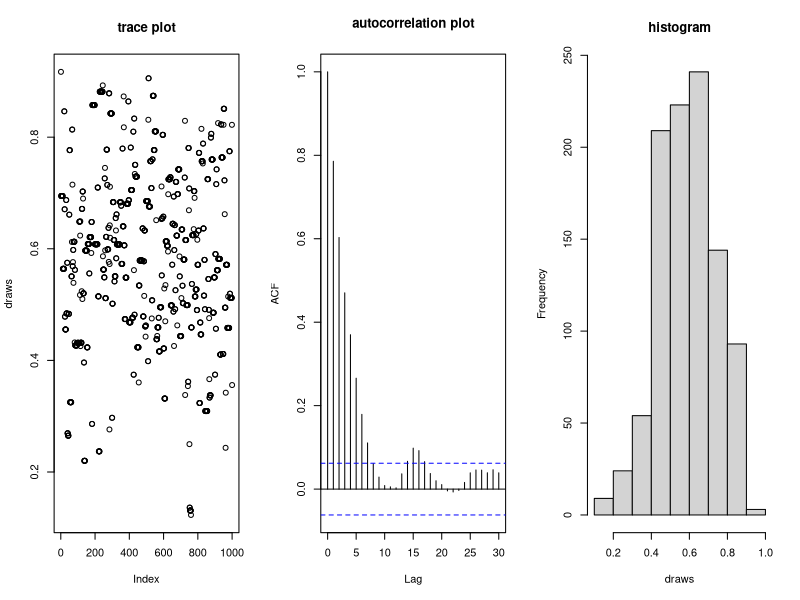
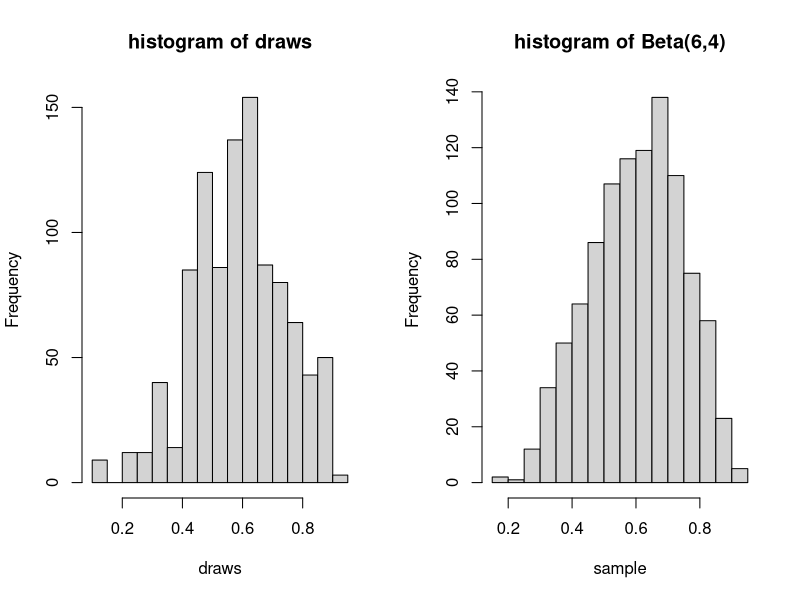
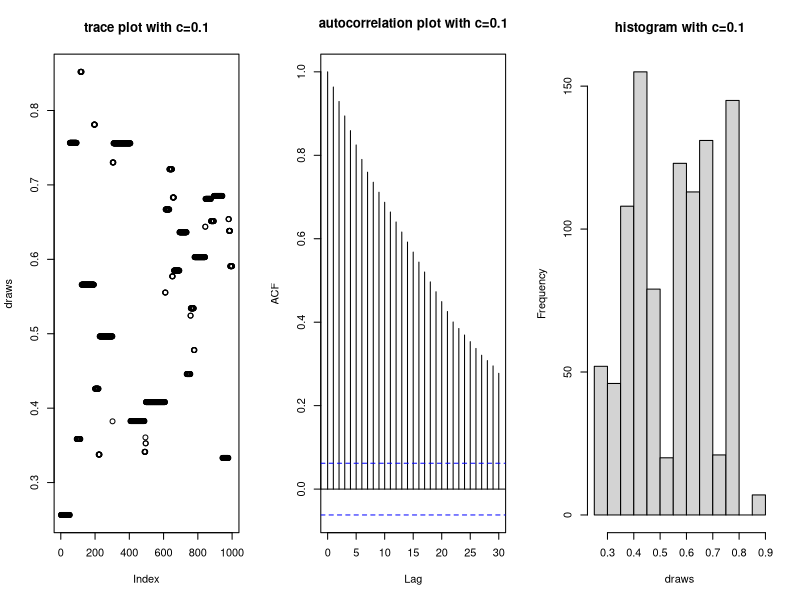
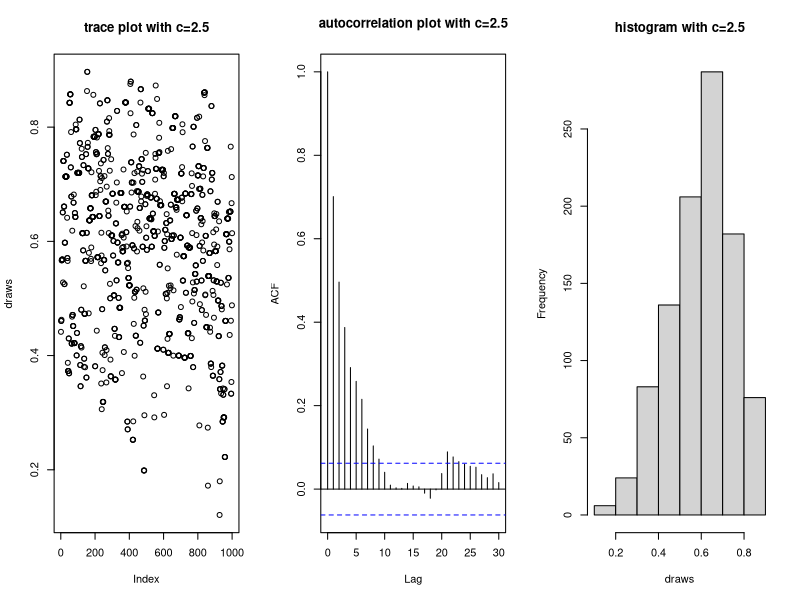
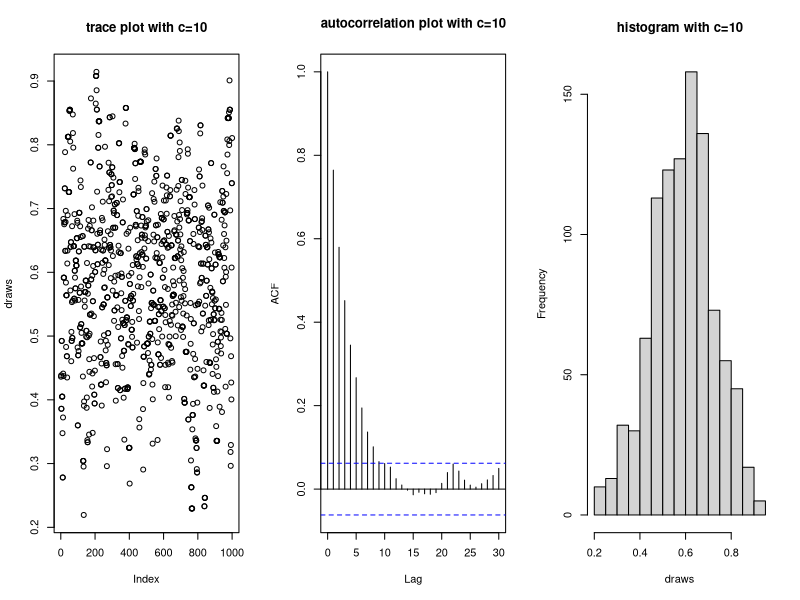

The R source for these figures, in order:
## ---- chunk 1
knitr::opts_chunk$set(echo = TRUE)
## ---- chunk 2
Metropolis_Hastings_sampler <- function(c,chain_length,start_value){
  chain <- numeric(chain_length)
  accept_ratio <- 0
  for (i in 1:chain_length){
    proposed <- rbeta(1,c*start_value,c*(1-start_value))
    accept_ratio <- dbeta(proposed,6,4)*dbeta(start_value,c*proposed,c*(1-proposed))/
      (dbeta(start_value,6,4)*dbeta(proposed,c*start_value,c*(1-start_value)))
    temp <- runif(1,0,1)
    if (temp < accept_ratio){
      chain[i] <- proposed
      start_value <- proposed
    }else{
      chain[i] <- start_value
    }
  }
  return(chain)
}
c <- 1
iterations <- 1000
start <- runif(1)
chain <- Metropolis_Hastings_sampler(c,iterations,start)
## ---- chunk 3
par(mfrow=c(1,3)) 
draws <- chain
plot(draws,main = "trace plot")
acf(draws,main = "autocorrelation plot")
hist(draws, main = "histogram")  
## ---- chunk 4
par(mfrow=c(1,2))
hist(draws, main = "histogram of draws",nclass = 15)
sample <- rbeta(iterations,6,4)
hist(sample, main = "histogram of Beta(6,4)",nclass = 15)
## ---- chunk 5
ks.test(draws,"pbeta",6,4)
## ---- chunk 6
c <- 0.1
start <- runif(1)
draws <- Metropolis_Hastings_sampler(c,iterations,start)
par(mfrow=c(1,3)) 
plot(draws,main = "trace plot with c=0.1")
acf(draws,main = "autocorrelation plot with c=0.1")
hist(draws, main = "histogram with c=0.1")  
print(1-mean(duplicated(draws)))
## ---- chunk 7
c <- 2.5
start <- runif(1)
draws <- Metropolis_Hastings_sampler(c,iterations,start)
par(mfrow=c(1,3)) 
plot(draws,main = "trace plot with c=2.5")
acf(draws,main = "autocorrelation plot with c=2.5")
hist(draws, main = "histogram with c=2.5") 
print(1-mean(duplicated(draws)))
## ---- chunk 8
c <- 10
start <- runif(1)
draws <- Metropolis_Hastings_sampler(c,iterations,start)
par(mfrow=c(1,3)) 
plot(draws,main = "trace plot with c=10")
acf(draws,main = "autocorrelation plot with c=10")
hist(draws, main = "histogram with c=10") 
print(1-mean(duplicated(draws)))
